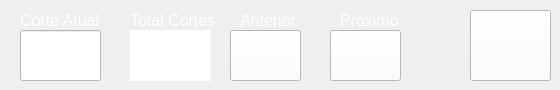
   <widget class="QWidget" name="page_10">
    <widget class="QHmiLabel" name="qHmiLabel_5">
     <property name="geometry">
      <rect>
       <x>130</x>
       <y>30</y>
       <width>81</width>
       <height>51</height>
      </rect>
     </property>
     <property name="layoutDirection">
      <enum>Qt::RightToLeft</enum>
     </property>
     <property name="styleSheet">
      <string notr="true">background-color: rgb(255, 255, 255);
color: rgb(0, 0, 0);</string>
     </property>
     <property name="alignment">
      <set>Qt::AlignCenter</set>
     </property>
     <property name="fieldName">
      <cstring>CONF1__CNC_EXEC_FB.BLOCKSNUM</cstring>
     </property>
     <property name="fieldValue">
      <cstring>123.3</cstring>
     </property>
     <property name="decimalCount">
      <cstring>1</cstring>
     </property>
     <property name="PasswordLevel" stdset="0">
      <number>0</number>
     </property>
     <property name="Hide" stdset="0">
      <bool>false</bool>
     </property>
    </widget>
    <widget class="QHmiButton" name="Recua_3">
     <property name="geometry">
      <rect>
       <x>330</x>
       <y>30</y>
       <width>71</width>
       <height>51</height>
      </rect>
     </property>
     <property name="styleSheet">
      <string notr="true">background-color: rgb(255, 255, 255);</string>
     </property>
     <property name="text">
      <string/>
     </property>
     <property name="icon">
      <iconset>
       <normaloff>../res/b128_Button End.png</normaloff>../res/b128_Button End.png</iconset>
     </property>
     <property name="iconSize">
      <size>
       <width>64</width>
       <height>64</height>
      </size>
     </property>
     <property name="checkable">
      <bool>false</bool>
     </property>
     <property name="toolButtonStyle">
      <enum>Qt::ToolButtonTextUnderIcon</enum>
     </property>
     <property name="autoRaise">
      <bool>false</bool>
     </property>
     <property name="arrowType">
      <enum>Qt::NoArrow</enum>
     </property>
     <property name="fieldName">
      <cstring>RES1__POU_SLOW_CNC.B_NEXT_BLOCK</cstring>
     </property>
     <property name="buttonAction">
      <enum>QHmiButton::SetReset</enum>
     </property>
     <property name="stateField">
      <cstring>CONF1_G_B_MAN</cstring>
     </property>
     <property name="stateAction">
      <enum>QHmiButton::Enable</enum>
     </property>
     <property name="confirmMessage">
      <cstring></cstring>
     </property>
     <property name="reset_when_unfocus" stdset="0">
      <bool>true</bool>
     </property>
     <property name="PasswordLevel" stdset="0">
      <number>0</number>
     </property>
     <property name="Hide" stdset="0">
      <bool>true</bool>
     </property>
     <property name="Align left" stdset="0">
      <bool>false</bool>
     </property>
    </widget>
    <widget class="QHmiButton" name="Recua_2">
     <property name="geometry">
      <rect>
       <x>230</x>
       <y>30</y>
       <width>71</width>
       <height>51</height>
      </rect>
     </property>
     <property name="styleSheet">
      <string notr="true">background-color: rgb(255, 255, 255);</string>
     </property>
     <property name="text">
      <string/>
     </property>
     <property name="icon">
      <iconset>
       <normaloff>../res/b128_Button First.png</normaloff>../res/b128_Button First.png</iconset>
     </property>
     <property name="iconSize">
      <size>
       <width>64</width>
       <height>64</height>
      </size>
     </property>
     <property name="checkable">
      <bool>false</bool>
     </property>
     <property name="toolButtonStyle">
      <enum>Qt::ToolButtonTextUnderIcon</enum>
     </property>
     <property name="autoRaise">
      <bool>false</bool>
     </property>
     <property name="arrowType">
      <enum>Qt::NoArrow</enum>
     </property>
     <property name="fieldName">
      <cstring>RES1__POU_SLOW_CNC.B_PREV_BLOCK</cstring>
     </property>
     <property name="buttonAction">
      <enum>QHmiButton::SetReset</enum>
     </property>
     <property name="stateField">
      <cstring>CONF1_G_B_MAN</cstring>
     </property>
     <property name="stateAction">
      <enum>QHmiButton::Enable</enum>
     </property>
     <property name="confirmMessage">
      <cstring></cstring>
     </property>
     <property name="reset_when_unfocus" stdset="0">
      <bool>true</bool>
     </property>
     <property name="PasswordLevel" stdset="0">
      <number>0</number>
     </property>
     <property name="Hide" stdset="0">
      <bool>true</bool>
     </property>
     <property name="Align left" stdset="0">
      <bool>false</bool>
     </property>
    </widget>
    <widget class="QHmiButton" name="QHmiButton_15">
     <property name="geometry">
      <rect>
       <x>470</x>
       <y>10</y>
       <width>81</width>
       <height>71</height>
      </rect>
     </property>
     <property name="styleSheet">
      <string notr="true">background-color: rgb(255, 255, 255);</string>
     </property>
     <property name="text">
      <string notr="true"/>
     </property>
     <property name="icon">
      <iconset>
       <normaloff>../res/b128_Arrow Left 1.png</normaloff>../res/b128_Arrow Left 1.png</iconset>
     </property>
     <property name="iconSize">
      <size>
       <width>60</width>
       <height>60</height>
      </size>
     </property>
     <property name="stateField">
      <cstring>CONF1_G_B_MAN</cstring>
     </property>
     <property name="stateAction">
      <enum>QHmiButton::Visible</enum>
     </property>
     <property name="PasswordLevel" stdset="0">
      <number>0</number>
     </property>
     <property name="Hide" stdset="0">
      <bool>true</bool>
     </property>
     <property name="Align left" stdset="0">
      <bool>false</bool>
     </property>
    </widget>
    <widget class="QLabel" name="label_32">
     <property name="geometry">
      <rect>
       <x>20</x>
       <y>10</y>
       <width>91</width>
       <height>21</height>
      </rect>
     </property>
     <property name="font">
      <font>
       <family>Arial</family>
       <pointsize>12</pointsize>
       <weight>9</weight>
       <italic>false</italic>
       <bold>false</bold>
      </font>
     </property>
     <property name="styleSheet">
      <string notr="true">font: 75 12pt &quot;Arial&quot;;
color: rgb(255, 255, 255);</string>
     </property>
     <property name="text">
      <string>Corte Atual</string>
     </property>
     <property name="PasswordLevel" stdset="0">
      <number>0</number>
     </property>
     <property name="Hide" stdset="0">
      <bool>true</bool>
     </property>
    </widget>
    <widget class="QLabel" name="label_33">
     <property name="geometry">
      <rect>
       <x>130</x>
       <y>10</y>
       <width>91</width>
       <height>21</height>
      </rect>
     </property>
     <property name="font">
      <font>
       <family>Arial</family>
       <pointsize>12</pointsize>
       <weight>9</weight>
       <italic>false</italic>
       <bold>false</bold>
      </font>
     </property>
     <property name="styleSheet">
      <string notr="true">font: 75 12pt &quot;Arial&quot;;
color: rgb(255, 255, 255);</string>
     </property>
     <property name="text">
      <string>Total Cortes</string>
     </property>
     <property name="PasswordLevel" stdset="0">
      <number>0</number>
     </property>
     <property name="Hide" stdset="0">
      <bool>true</bool>
     </property>
    </widget>
    <widget class="QLabel" name="label_34">
     <property name="geometry">
      <rect>
       <x>340</x>
       <y>10</y>
       <width>61</width>
       <height>21</height>
      </rect>
     </property>
     <property name="font">
      <font>
       <family>Arial</family>
       <pointsize>12</pointsize>
       <weight>9</weight>
       <italic>false</italic>
       <bold>false</bold>
      </font>
     </property>
     <property name="styleSheet">
      <string notr="true">font: 75 12pt &quot;Arial&quot;;
color: rgb(255, 255, 255);</string>
     </property>
     <property name="text">
      <string>Proximo</string>
     </property>
     <property name="PasswordLevel" stdset="0">
      <number>0</number>
     </property>
     <property name="Hide" stdset="0">
      <bool>true</bool>
     </property>
    </widget>
    <widget class="QLabel" name="label_35">
     <property name="geometry">
      <rect>
       <x>240</x>
       <y>10</y>
       <width>61</width>
       <height>21</height>
      </rect>
     </property>
     <property name="font">
      <font>
       <family>Arial</family>
       <pointsize>12</pointsize>
       <weight>9</weight>
       <italic>false</italic>
       <bold>false</bold>
      </font>
     </property>
     <property name="styleSheet">
      <string notr="true">font: 75 12pt &quot;Arial&quot;;
color: rgb(255, 255, 255);</string>
     </property>
     <property name="text">
      <string>Anterior</string>
     </property>
     <property name="PasswordLevel" stdset="0">
      <number>0</number>
     </property>
     <property name="Hide" stdset="0">
      <bool>true</bool>
     </property>
    </widget>
    <widget class="QHmiEdit" name="qHmiEdit">
     <property name="geometry">
      <rect>
       <x>20</x>
       <y>30</y>
       <width>81</width>
       <height>51</height>
      </rect>
     </property>
     <property name="styleSheet">
      <string notr="true">color: rgb(0, 0, 0);
background-color: rgb(255, 255, 255);</string>
     </property>
     <property name="alignment">
      <set>Qt::AlignCenter</set>
     </property>
     <property name="fieldName">
      <cstring>CONF1__CNC_EXEC_FB.CURRENTBLOCK</cstring>
     </property>
     <property name="PasswordLevel" stdset="0">
      <number>0</number>
     </property>
     <property name="Hide" stdset="0">
      <bool>true</bool>
     </property>
     <property name="Min value" stdset="0">
      <cstring>1</cstring>
     </property>
     <property name="Max value" stdset="0">
      <cstring>CONF1__CNC_EXEC_FB.BLOCKSNUM</cstring>
     </property>
    </widget>
   </widget>
